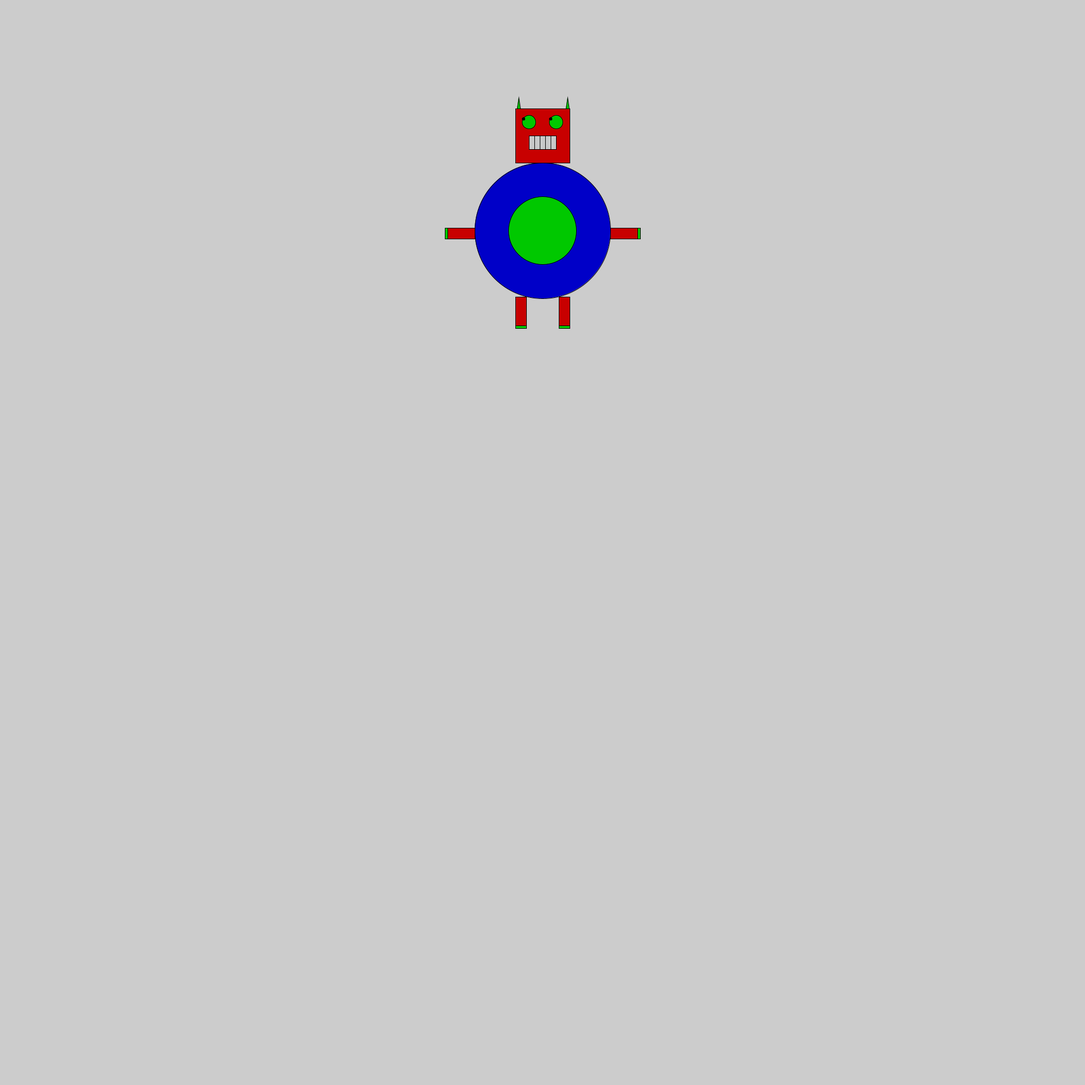
Frame 1 (no input)
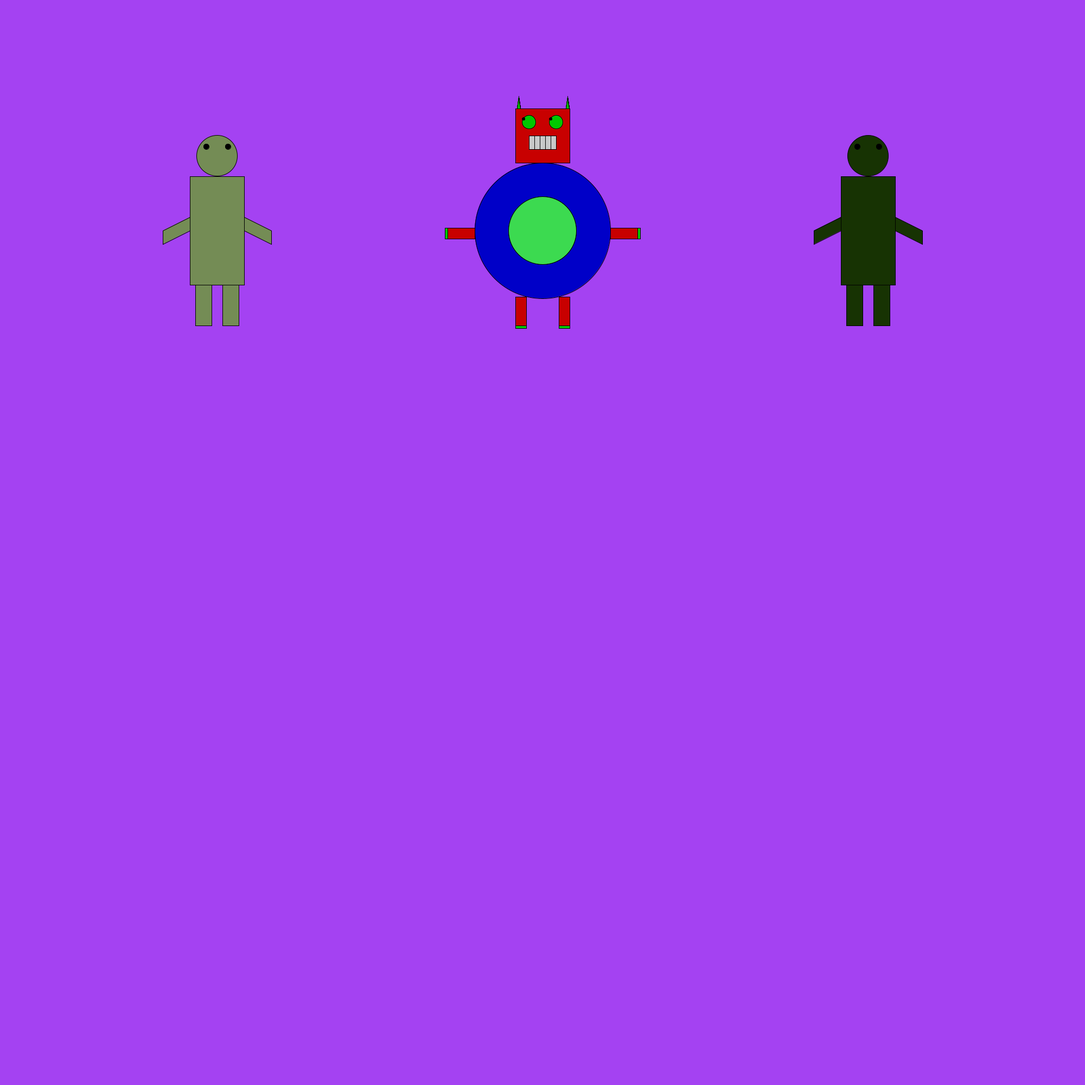
Frame 60 (the mouse pressed at the canvas centre just before this capture)
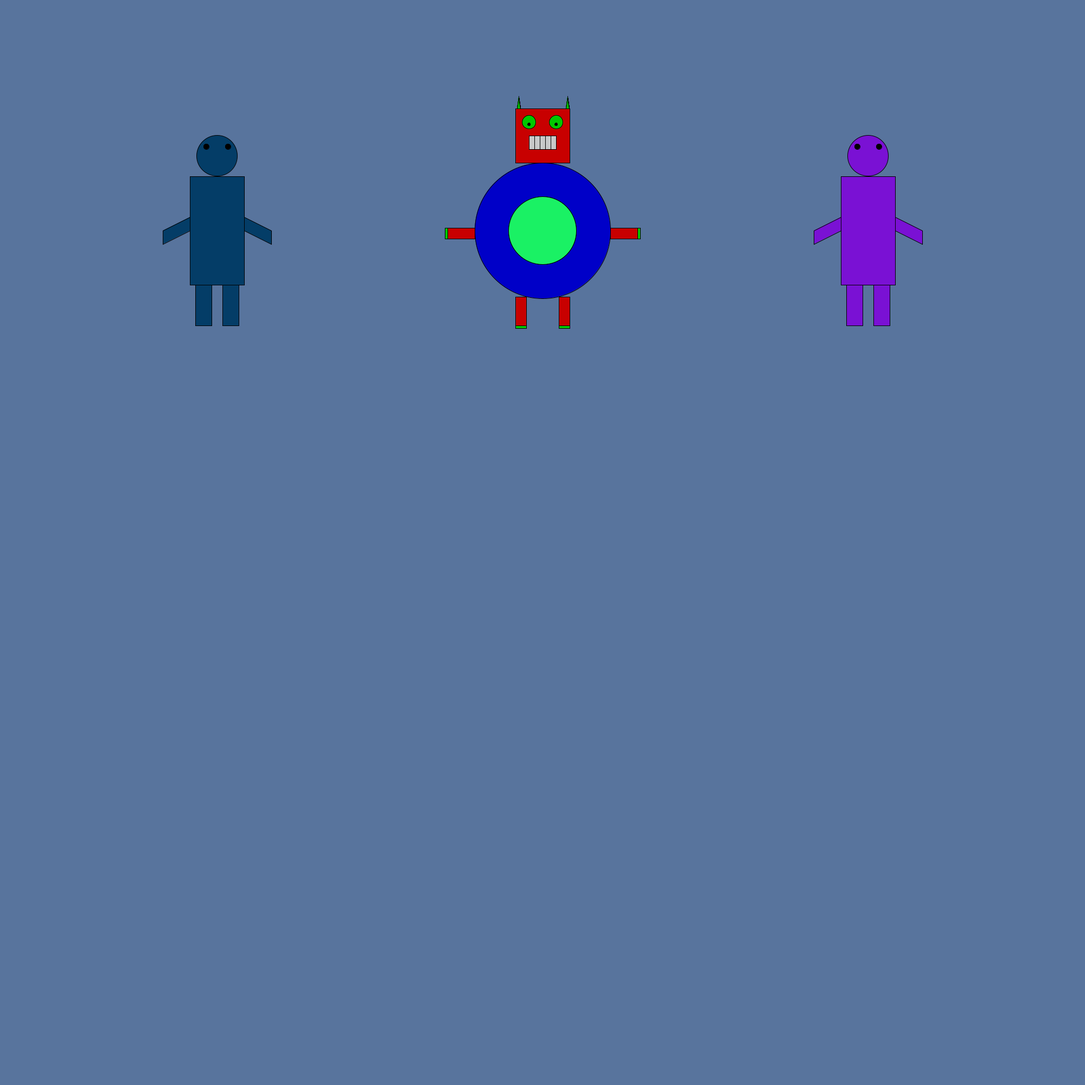
Frame 120 (the mouse held since frame 60 and released just before this capture)

The Processing sketch that drew these frames (run headless with seeded random() and noise(); from frame 60 on, the mouse is pressed at the canvas centre):

// Processing sketch: processing_155608
// ── processing_155608.pde

int time;
void setup(){
  size(2000,2000);
  time = millis();
  fill(0,0,200);
ellipse(1000,425,250,250); //body
fill(0,200,0);
ellipse(1000,425,125,125);//inside of body
}

void draw(){
  if (keyPressed) {
    if (key == ' '){
      /*fill(0,200,0);
      ellipse(1600,287,75,75); //head
      quad(1550,325,1650,325,1650,525,1550,525); //body
      quad(1550,400,1550,425,1500,450,1500,425);  //arms
        quad(1650,400,1650,425,1700,450,1700,425);
      quad(1560,525,1560,600,1590,600,1590,525);  //legs
           quad(1640,525,1640,600,1610,600,1610,525);
           fill(0);
           ellipse(1580,270,10,10); 
           ellipse(1620,270,10,10);*/
          fill(200,0,0);
           ellipse(400,287,75,75); //head
      quad(350,325,450,325,450,525,350,525); //body
      quad(350,400,350,425,300,450,300,425);  //arms
        quad(450,400,450,425,500,450,500,425);
      quad(360,525,360,600,390,600,390,525);  //legs
           quad(440,525,440,600,410,600,410,525);
            fill(0);
             ellipse(420,270,10,10); 
           ellipse(380,270,10,10);
           
    }
    }
  fill(200,0,0);
  quad(950,200,1050,200,1050,300,950,300);  //head
//fill(0,0,200);
//ellipse(1000,425,250,250); //body
//fill(0,200,0);
//ellipse(1000,425,125,125);//inside of body 
fill(0,200,0);
ellipse(975,225,25,25);  //eye
ellipse(1025,225,25,25);
fill(0,0,0);
ellipse(975+((mouseX-1000)/100),225+((mouseY-600)/100),5,5);  //inside eye
ellipse(1025+((mouseX-1000)/100),225+((mouseY-600)/100),5,5);
fill(200,200,200);
quad(975,275,975,250,1025,250,1025,275);  //mouth
line(985,275,985,250); //teeth
line(995,275,995,250);
line(1005,275,1005,250);
line(1015,275,1015,250);
line(1025,275,1025,250);
fill(200,0,0);
quad(950,547,970,547,970,600,950,600);  //leg
quad(1050,547,1030,547,1030,600,1050,600);
fill(0,200,0);  
quad(1050,600,1030,600,1030,605,1050,605); //part of leg
quad(950,600,970,600,970,605,950,605);
triangle(959,200,953,200,956,180);
triangle(1049,200,1043,200,1046,180);
  fill(200,0,0);
quad(875,440,875,420,820,420,820,440);  //arm 
quad(1125,440,1125,420,1180,420,1180,440);
fill(0,200,0);
quad(825,440,825,420,820,420,820,440);    //part of arm
quad(1175,440,1175,420,1180,420,1180,440);
  
  
  if(millis() - time >=1000){
 float r1 = random(255);
 float r2 = random(255);
 float r3 = random(255);
  float r4 = random(255);
 float r5 = random(255);
 float r6 = random(255);
 float r7 = random(255);
 float r8 = random(255);
 float r9 = random(255);
 float r10 = random(255);
 float r11 = random(255);
 float r12 = random(255);
 background(r1,r2,r3); 
fill(0,0,200);
ellipse(1000,425,250,250); //body
fill(0,200,0);
ellipse(1000,425,125,125);//inside of body 
fill(r4,r5,r6);
ellipse(1000,425,125,125);
fill(r10,r11,r12);
ellipse(1600,287,75,75); //head
      quad(1550,325,1650,325,1650,525,1550,525); //body
      quad(1550,400,1550,425,1500,450,1500,425);  //arms
        quad(1650,400,1650,425,1700,450,1700,425);
      quad(1560,525,1560,600,1590,600,1590,525);  //legs
           quad(1640,525,1640,600,1610,600,1610,525);
           fill(0);
           ellipse(1580,270,10,10); 
           ellipse(1620,270,10,10);
           fill(r7,r8,r9);
           ellipse(400,287,75,75); //head
      quad(350,325,450,325,450,525,350,525); //body
      quad(350,400,350,425,300,450,300,425);  //arms
        quad(450,400,450,425,500,450,500,425);
      quad(360,525,360,600,390,600,390,525);  //legs
           quad(440,525,440,600,410,600,410,525);
            fill(0);
             ellipse(420,270,10,10); 
           ellipse(380,270,10,10);
time = millis();

 }
  
 
 
}
